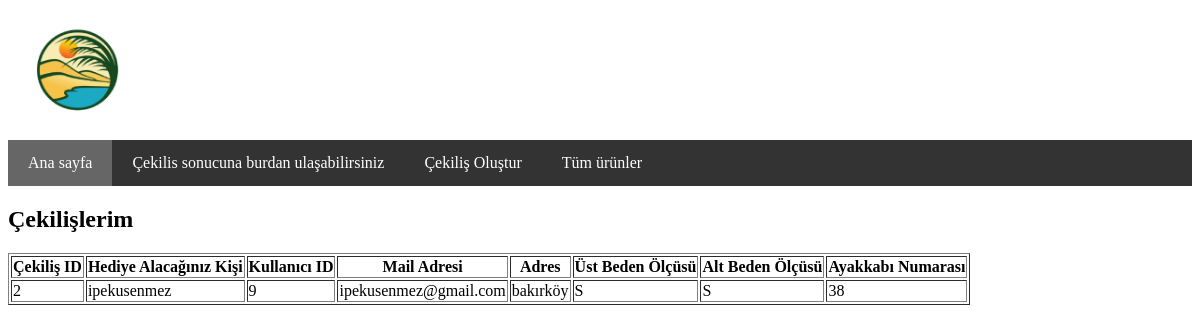
The page /cekilislerim.php (signed in) on the database its author committed.
### tables this page shows
CREATE TABLE `raffle_entries` (
  `id` int(11) NOT NULL,
  `raffle_id` int(11) NOT NULL,
  `user_id` int(11) NOT NULL,
  `gift_user_id` int(11) NOT NULL
);

CREATE TABLE `userinfo` (
  `id` int(11) NOT NULL,
  `user_id` int(11) DEFAULT NULL,
  `upper_body_size` varchar(10) DEFAULT NULL,
  `lower_body_size` varchar(10) DEFAULT NULL,
  `shoe_size` int(11) DEFAULT NULL,
  `adress` varchar(255) DEFAULT NULL,
  `name` varchar(255) DEFAULT NULL,
  `email` varchar(255) DEFAULT NULL
);

### cekilislerim.php (the view, shortened to what this page needs)
<?php
include 'connection.php';
$user_id = $_SESSION['user_id'];
$query = mysqli_query($conn, "
    SELECT re.raffle_id, u.user_id AS gift_user_id, u.name AS gift_name, u.email AS gift_email, u.adress AS gift_address, u.upper_body_size, u.lower_body_size, u.shoe_size
    FROM raffle_entries re
    JOIN userinfo u ON re.gift_user_id = u.user_id
    WHERE re.user_id = '$user_id'
");
?>
<?php include 'cekilishead.php'; ?>
<!DOCTYPE html>
<html lang="en">
<head>
</head>
<body>
    <h2>Çekilişlerim</h2>
    <?php if (mysqli_num_rows($query) > 0): ?>
        <table border="1">
            <tr>
                <th>Çekiliş ID</th>
                <th>Hediye Alacağınız Kişi</th>
                <th>Kullanıcı ID</th>
                <th>Mail Adresi</th>
                <th>Adres</th>
                <th>Üst Beden Ölçüsü</th>
                <th>Alt Beden Ölçüsü</th>
                <th>Ayakkabı Numarası</th>
            </tr>
            <?php while ($row = mysqli_fetch_assoc($query)): ?>
                <tr>
                    <td><?php echo $row['raffle_id']; ?></td>
                    <td><?php echo $row['gift_name']; ?></td>
                    <td><?php echo $row['gift_user_id']; ?></td>
                    <td><?php echo $row['gift_email']; ?></td>
                    <td><?php echo $row['gift_address']; ?></td>
                    <td><?php echo $row['upper_body_size']; ?></td>
                    <td><?php echo $row['lower_body_size']; ?></td>
                    <td><?php echo $row['shoe_size']; ?></td>
                </tr>
            <?php endwhile; ?>
        </table>
    <?php else: ?>
        <p>Henüz katıldığınız çekiliş yok.</p>
    <?php endif; ?>
</body>
</html>

### rows shown on the page
raffle_entries: raffle "2", userinfo.name "ipekusenmez", userinfo.user_id "9", userinfo.email "ipekusenmez@gmail.com", userinfo.adress "bakırköy", userinfo.upper_body_size "S", userinfo.lower_body_size "S", userinfo.shoe_size "38"
